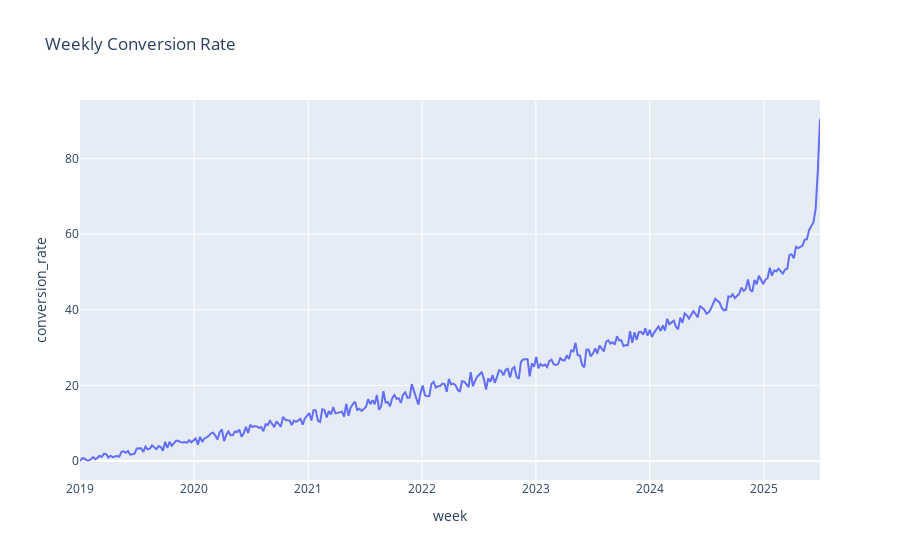

Notebook cell for this chart:
### Code cell
weekly_stats = dat.groupby('week').agg(
    total_sessions=('session_id', 'count'),
    purchases=('purchase_order', lambda x: x.notna().sum())
).reset_index()
weekly_stats['conversion_rate'] = (weekly_stats['purchases'] / weekly_stats['total_sessions']) * 100


fig_weekly = px.line(weekly_stats, x='week', y='conversion_rate', 
                     title='Weekly Conversion Rate')
fig_weekly.show();

### Figure 1 — Plotly figure (JSON) as saved in the notebook; plotly's stock layout.template omitted (floating-point values rounded to 4 significant figures; data arrays with more than 128 entries replaced by an {"elided": "..."} marker saying what was removed)
{"data": [{"hovertemplate": "week=%{x}<br>conversion_rate=%{y}<extra></extra>", "legendgroup": "", "line": {"color": "#636efa", "dash": "solid"}, "marker": {"symbol": "circle"}, "mode": "lines", "name": "", "orientation": "v", "showlegend": false, "type": "scatter", "x": {"elided": "340 str values"}, "xaxis": "x", "y": {"elided": "340 float values"}, "yaxis": "y"}], "layout": {"legend": {"tracegroupgap": 0}, "title": {"text": "Weekly Conversion Rate"}, "xaxis": {"anchor": "y", "domain": [0, 1], "title": {"text": "week"}}, "yaxis": {"anchor": "x", "domain": [0, 1], "title": {"text": "conversion_rate"}}}}
